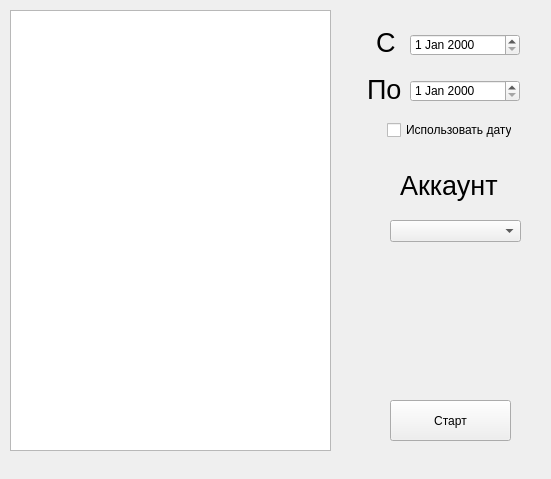
<?xml version="1.0" encoding="UTF-8"?>
<ui version="4.0">
 <class>MainWindow</class>
 <widget class="QMainWindow" name="MainWindow">
  <property name="geometry">
   <rect>
    <x>0</x>
    <y>0</y>
    <width>551</width>
    <height>479</height>
   </rect>
  </property>
  <property name="windowTitle">
   <string>Parser</string>
  </property>
  <widget class="QWidget" name="centralwidget">
   <widget class="QTextEdit" name="subreddits">
    <property name="geometry">
     <rect>
      <x>10</x>
      <y>10</y>
      <width>321</width>
      <height>441</height>
     </rect>
    </property>
   </widget>
   <widget class="QCheckBox" name="use_date">
    <property name="geometry">
     <rect>
      <x>387</x>
      <y>120</y>
      <width>125</width>
      <height>20</height>
     </rect>
    </property>
    <property name="text">
     <string>Использовать дату</string>
    </property>
   </widget>
   <widget class="QDateEdit" name="first_date">
    <property name="geometry">
     <rect>
      <x>410</x>
      <y>34</y>
      <width>110</width>
      <height>22</height>
     </rect>
    </property>
   </widget>
   <widget class="QLabel" name="label_2">
    <property name="geometry">
     <rect>
      <x>376</x>
      <y>27</y>
      <width>21</width>
      <height>31</height>
     </rect>
    </property>
    <property name="font">
     <font>
      <pointsize>20</pointsize>
     </font>
    </property>
    <property name="text">
     <string>С</string>
    </property>
   </widget>
   <widget class="QLabel" name="label_3">
    <property name="geometry">
     <rect>
      <x>367</x>
      <y>74</y>
      <width>41</width>
      <height>31</height>
     </rect>
    </property>
    <property name="font">
     <font>
      <pointsize>20</pointsize>
     </font>
    </property>
    <property name="text">
     <string>По</string>
    </property>
   </widget>
   <widget class="QDateEdit" name="second_date">
    <property name="geometry">
     <rect>
      <x>410</x>
      <y>80</y>
      <width>110</width>
      <height>22</height>
     </rect>
    </property>
   </widget>
   <widget class="QPushButton" name="start">
    <property name="geometry">
     <rect>
      <x>390</x>
      <y>400</y>
      <width>121</width>
      <height>41</height>
     </rect>
    </property>
    <property name="text">
     <string>Старт</string>
    </property>
   </widget>
   <widget class="QLabel" name="label_5">
    <property name="geometry">
     <rect>
      <x>400</x>
      <y>170</y>
      <width>101</width>
      <height>31</height>
     </rect>
    </property>
    <property name="font">
     <font>
      <pointsize>20</pointsize>
     </font>
    </property>
    <property name="text">
     <string>Аккаунт</string>
    </property>
   </widget>
   <widget class="QComboBox" name="profile">
    <property name="geometry">
     <rect>
      <x>390</x>
      <y>220</y>
      <width>131</width>
      <height>22</height>
     </rect>
    </property>
   </widget>
  </widget>
  <action name="action123">
   <property name="text">
    <string>123</string>
   </property>
  </action>
 </widget>
 <resources/>
 <connections/>
</ui>
